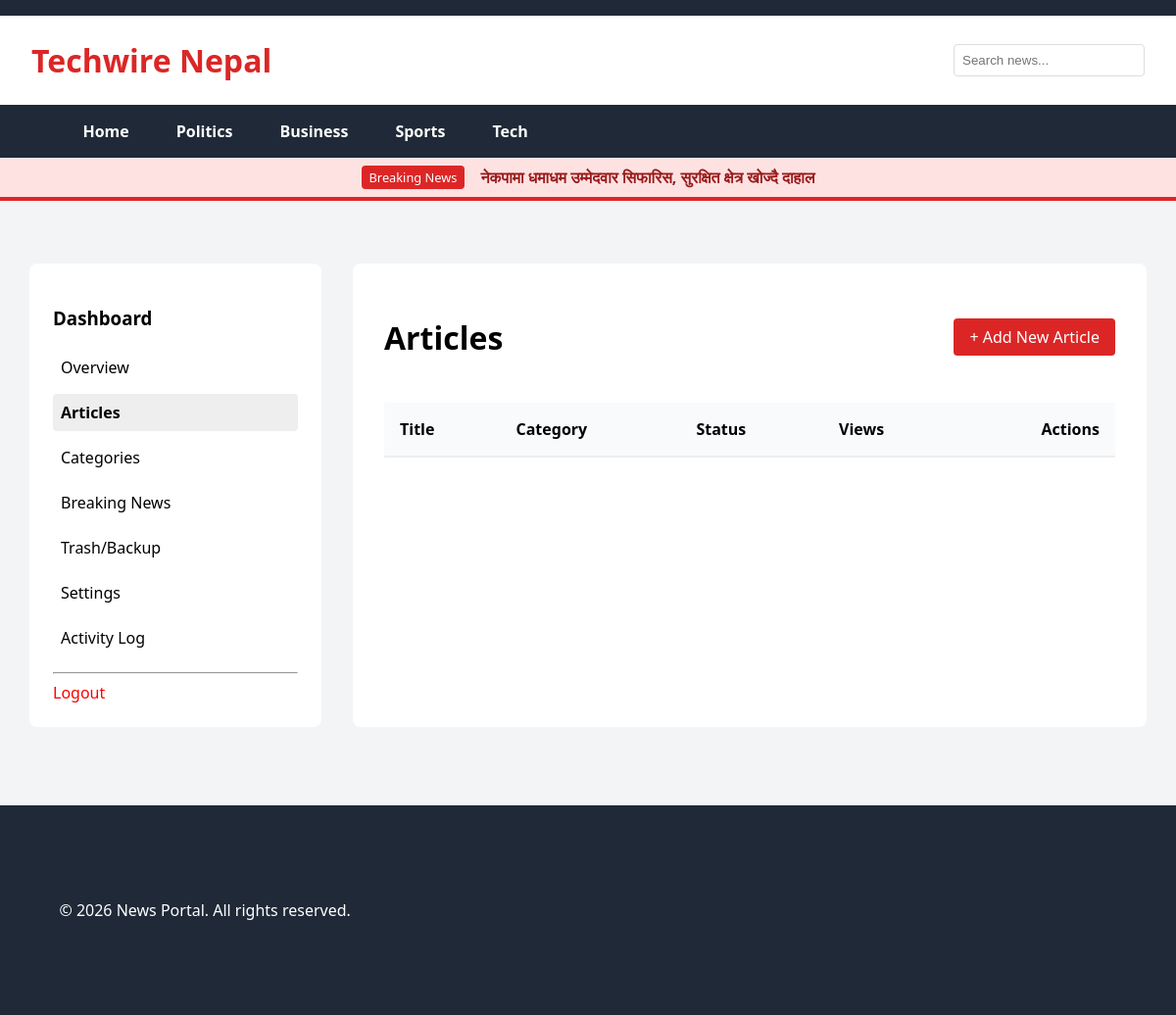
/dashboard/articles/ (signed in), run on the app's committed database.
### news/models_config.py (models this page shows, shortened)
class SiteConfiguration(models.Model):
    site_name = models.CharField(max_length=100, default="News Portal")
    logo = models.ImageField(upload_to='site/', blank=True, null=True, help_text="Recommended size: 200x50px")
    favicon = models.ImageField(upload_to='site/', blank=True, null=True, help_text="Upload .ico or .png")
    meta_description = models.TextField(blank=True, help_text="For SEO: Description of the website")
    breaking_news_title = models.CharField(max_length=50, default="BREAKING")
    breaking_news_content = models.TextField(default="Welcome to the News Portal! This is a demo of the Breaking News Ticker.", help_text="Text to scroll in the header.")
    footer_text = models.CharField(max_length=200, default="© 2026 News Portal. All rights reserved.")
    contact_email = models.EmailField(blank=True)
    contact_phone = models.CharField(max_length=20, blank=True)
    address = models.CharField(max_length=200, blank=True)
    facebook_url = models.URLField(blank=True)
    twitter_url = models.URLField(blank=True)
    youtube_url = models.URLField(blank=True)
    class Meta:
        verbose_name = "Site Configuration"
        verbose_name_plural = "Site Configuration"

### news/views.py (the view)
# urls.py: path('dashboard/articles/', views.dashboard_article_list, name='dashboard_article_list'),
@staff_member_required
def dashboard_article_list(request):
    articles = Article.objects.filter(is_deleted=False).order_by('-created_at')
    return render(request, 'news/dashboard/article_list.html', {'articles': articles})

### news/context_processors.py (called while the page is built)
def site_configuration(request):
    try:
        config = SiteConfiguration.objects.first()
        if not config:
            config = SiteConfiguration.objects.create()
    except:
        config = None
    return {'site_config': config}

### news/templates/news/dashboard/article_list.html (shortened to what this page needs)
{% extends 'news/dashboard/base_dashboard.html' %}
{% block dashboard_content %}
<div style="display: flex; justify-content: space-between; align-items: center;">
    <h1>Articles</h1>
    <a href="{% url 'dashboard_article_create' %}" class="badge" style="padding: 0.5rem 1rem; font-size: 1rem;">+ Add
        New Article</a>
</div>
<table style="width: 100%; border-collapse: collapse; margin-top: 1.5rem;">
    <thead>
        <tr style="text-align: left; background: #f9fafb; border-bottom: 2px solid #eee;">
            <th style="padding: 1rem;">Title</th>
            <th style="padding: 1rem;">Category</th>
            <th style="padding: 1rem;">Status</th>
            <th style="padding: 1rem;">Views</th>
            <th style="padding: 1rem; text-align: right;">Actions</th>
        </tr>
    </thead>
</table>
{% endblock %}

### news/templates/news/base.html (shortened to what this page needs)
<!DOCTYPE html>
<html lang="en">
<head>
</head>
<body>
    <header>
        <div class="top-bar">
        </div>
        <div class="main-header">
            <a href="/" class="logo">
                {% if site_config.logo %}
                <img src="{{ site_config.logo.url }}" alt="{{ site_config.site_name }}" style="max-height: 50px;">
                {% else %}
                {{ site_config.site_name }}
                {% endif %}
            </a>
            <input type="text" placeholder="Search news..."
                style="padding: 0.5rem; border: 1px solid #ddd; border-radius: 4px;">
        </div>
        <nav class="nav-menu">
            <div class="container" style="padding:0; margin:0 auto; max-width: 95%;">
                <ul>
                    <li><a href="/">Home</a></li>
                    {% for cat in categories %}
                    <li><a href="{% url 'category_detail' cat.slug %}">{{ cat.name }}</a></li>
                    {% empty %}
                    <li><a href="#">Politics</a></li>
                    <li><a href="#">Business</a></li>
                    <li><a href="#">Sports</a></li>
                    <li><a href="#">Tech</a></li>
                    {% endfor %}
                </ul>
            </div>
        </nav>
        <div style="background: #fee2e2; color: #991b1b; padding: 0.5rem; display: flex; align-items: center;">
            <div class="container"
                style="padding: 0; display: flex; align-items: center; max-width: 95%; margin: 0 auto;">
                <span class="badge" style="margin-right: 1rem; flex-shrink: 0;">Breaking News</span>
                <marquee scrollamount="6" style="font-weight: 600;">
                    {{ site_config.breaking_news_content }}
                </marquee>
            </div>
        </div>
    </header>
    <div class="container">
        {% block content %}{% endblock %}
    </div>
    <footer>
        <div class="container" style="display:flex; justify-content:space-between; align-items:center; flex-wrap:wrap;">
            <div>
                <p>{{ site_config.footer_text }}</p>
            </div>
        </div>
    </footer>
</body>
</html>

### news/templates/news/base.html (style rules this page uses)
:root { --primary: #dc2626; --dark: #1f2937; --light: #f3f4f6; }
body { font-family: 'Segoe UI', sans-serif; margin: 0; background: var(--light); }
a { text-decoration: none; color: inherit; }
header { background: white; border-bottom: 4px solid var(--primary); }
.top-bar { background: var(--dark); color: white; padding: 0.5rem 2rem; font-size: 0.9rem; display: flex; justify-content: space-between; }
.main-header { padding: 1.5rem 2rem; display: flex; align-items: center; justify-content: space-between; }
.logo { font-size: 2rem; font-weight: 900; color: var(--primary); }
.nav-menu { background: var(--dark); color: white; padding: 0 2rem; }
.nav-menu ul { list-style: none; display: flex; margin: 0; padding: 0; overflow-x: auto; }
.nav-menu li a { display: block; padding: 1rem 1.5rem; font-weight: 600; white-space: nowrap; }
.container { max-width: 95%; margin: 0 auto; padding: 2rem 1rem; }
footer { background: var(--dark); color: white; padding: 3rem 2rem; margin-top: 3rem; text-align: center; }
.badge { background: var(--primary); color: white; padding: 0.2rem 0.5rem; border-radius: 4px; font-size: 0.8rem; }
body { top: 0 !important; }

### data on the page
SiteConfiguration: site_name "Techwire Nepal", breaking_news_content "नेकपामा धमाधम उम्मेदवार सिफारिस, सुरक्षित क्षेत्र खोज्दै दाहाल", footer_text "© 2026 News Portal. All rights reserved."
